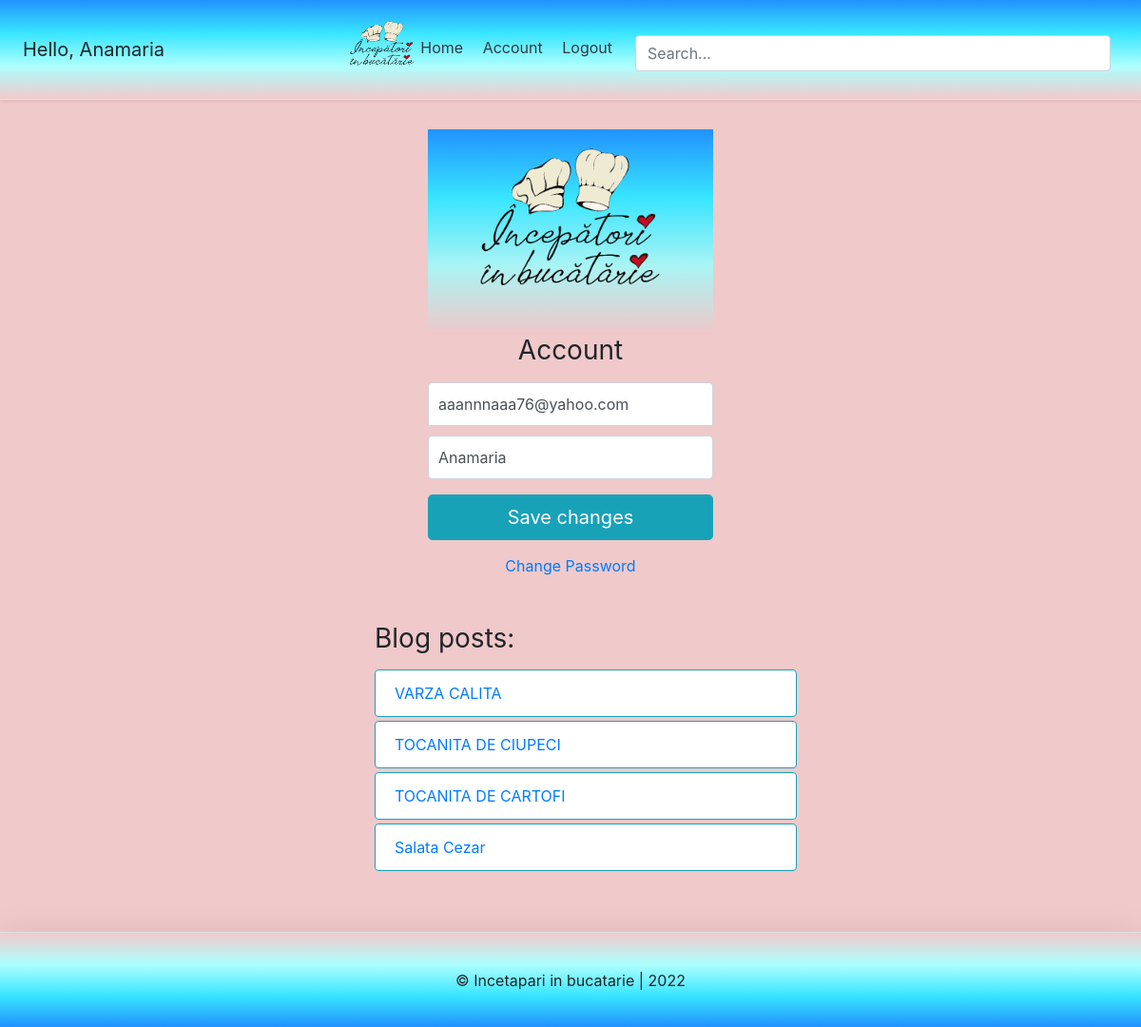
The app's page /account/ (signed in) with its own data.
### account/models.py (models this page shows, shortened)
class Account(AbstractBaseUser):
    email                   = models.EmailField(verbose_name="email", max_length=60, unique=True)
    username                = models.CharField(max_length=30, unique=True)
    date_joined             = models.DateTimeField(verbose_name='date joined', auto_now_add=True)
    last_login              = models.DateTimeField(verbose_name='last login', auto_now=True)
    is_admin                = models.BooleanField(default=False)
    is_active               = models.BooleanField(default=True)
    is_staff                = models.BooleanField(default=False)
    is_superuser            = models.BooleanField(default=False)
    USERNAME_FIELD = 'email'
    REQUIRED_FIELDS = ['username']
    objects = MyAccountManager()

### blog/models.py (models this page shows)
class BlogPost(models.Model):
	title 					= models.CharField(max_length=50, null=False, blank=False, unique=True)
	body 					= RichTextField(blank=True, null=True)
	image		 			= models.ImageField(upload_to=upload_location, null=True, blank=True)
	date_published 			= models.DateTimeField(auto_now_add=True, verbose_name="date published")
	date_updated 			= models.DateTimeField(auto_now=True, verbose_name="date updated")
	author 					= models.ForeignKey(settings.AUTH_USER_MODEL, on_delete=models.CASCADE)
	slug 					= models.SlugField(blank=True, unique=True)
	def __str__(self):
		return self.title

### account/views.py (the view)
# urls.py: path('account/', account_view, name="account"),
def account_view(request):
    if not request.user.is_authenticated:
        return redirect("login")
    context = {}
    if request.POST:
        form = AccountUpdateForm(request.POST, instance=request.user)
        if form.is_valid():
            form.initial= {
                        "email": request.POST['email'],
                        "username": request.POST['username'],
            }
            form.save()
            context['succes_message'] = "Account Updated"
    else:
        form = AccountUpdateForm(
                initial= {
                    "email": request.user.email,
                    "username": request.user.username,
                }
            )
    context['account_form'] = form
    blog_posts = BlogPost.objects.filter(author=request.user)
    context['blog_posts'] = blog_posts
    return render(request, 'account/account.html', context)

### account/forms.py (shortened to what this page needs)
class AccountUpdateForm(forms.ModelForm):
    class Meta:
        model = Account
        fields = ('email', 'username')

### account/templates/account/account.html (shortened to what this page needs)
{% extends 'base.html' %}
{% load static %}
{% block content %}
  <form class="form-signin" method="post">{% csrf_token %}
    <div class="d-flex flex-column pb-3">
      <img class="img-fluid mx-auto d-block" src="{% static 'logo.png' %}" alt="logo" width="200" height="200">
    </div>
    <h1 class="h3 mb-3 font-weight-normal">Account</h1>
    <input type="email" name="email" id="inputEmail" class="form-control" placeholder="Email address" required autofocus
    value="{{account_form.initial.email}}" >
    <input type="text" name="username" id="inputUsername" class="form-control" placeholder="Username" required
    value="{{account_form.initial.username}}">
    <button class="btn btn-lg btn-info btn-block" type="submit">Save changes</button>
  </form>
  <div class=" ana">
    <a class="m-auto" href="{% url 'password_change' %}">Change Password</a>
  </div>
<div class="container mt-4 p-4">
  <div class="row">
    <div class="blog-posts">
      <h3 class="mb-3 font-weight-normal ml-3 pl-3">Blog posts:</h3>
      {% if blog_posts %}
      <ul>
        {% for post in blog_posts %}
        <a href="{% url 'blog:detail' post.slug %}" style="text-decoration: none;">
          <li class="list-group-item mb-1 mt-1 border border-info">{{post}}</li>
        </a>
        {% endfor %}
      </ul>
      {% else %}
      <p>You have no blog posts. Create a post <a href="{% url 'blog:create' %}">here</a>.</p>
      {% endif%}
    </div>
  </div>
</div>
{% endblock %}

### templates/snippets/header.html (shortened to what this page needs)
   {% load static %}
    <link href="https://cdn.jsdelivr.net/npm/bootstrap@5.2.2/dist/css/bootstrap.min.css" rel="stylesheet">
    <link rel="stylesheet" href="https://cdn.jsdelivr.net/npm/bootstrap@4.3.1/dist/css/bootstrap.min.css">
<div class="d-flex flex-column flex-md-row align-items-center p-3 px-md-4 mb-3 bg-white border-bottom shadow-sm">
    <h5 class="my-0 mr-md-auto font-weight-normal">
        {% if request.user.is_authenticated %}
            <p class="m-auto">Hello, {{request.user.username}}</p>
        {% endif %}
    </h5>
    <nav class="my-2 my-md-0 mr-md-3">
        {% if request.user.is_authenticated %}
        <a class="p-2 text-dark" href="{% url 'home' %}">
        <img class="m-auto pb-2" src="{% static 'logo.png' %}" width="72" height="72">
        Home
        </a>
        <a class="p-2 text-dark" href="{% url 'account' %}">Account</a>
        <a class="p-2 text-dark" href="{% url 'logout' %}">Logout</a>
        {% endif %}
    </nav>
    <div class="search-bar mt-sm-2 mr-2">
        <form method="get">
            <input class="form-control"  type="text" name="q" id="id_q" placeholder="Search...">
        </form>
    </div>
  </div>

### templates/snippets/header.html (style rules this page uses)
.d-flex { background-image: linear-gradient(to bottom, #2192FF, #38E5ff, #9FFc, rgba(240,199, 200, 0.958)); }
.container { max-width: 960px; }
a { text-decoration: none; }
.search-bar { max-width: 500px; width: 100%; }
form { width: 100%; }

### templates/snippets/base_css.html (style rules this page uses)
body { Background-color: rgba(240,199, 200, 0.958); }

### account/templates/account/account.html (style rules this page uses)
.form-signin { width: 100%; max-width: 330px; padding: 15px; margin: auto; }
.form-signin .form-control { position: relative; box-sizing: border-box; height: auto; padding: 10px; font-size: 16px; }
.form-signin input[type="email"] { margin-bottom: 10px; border-bottom-right-radius: 0; border-bottom-left-radius: 0; }
.h3 { text-align: center; }
.blog-posts { max-width: 500px; width: 100%; margin: auto; }
.ana { text-align: center; }

### records on screen
Account: user.username "Anamaria", email "aaannnaaa76@yahoo.com", username "Anamaria"
BlogPost: title "VARZA CALITA"
BlogPost: title "TOCANITA DE CIUPECI"
BlogPost: title "TOCANITA DE CARTOFI"
BlogPost: title "Salata Cezar"
